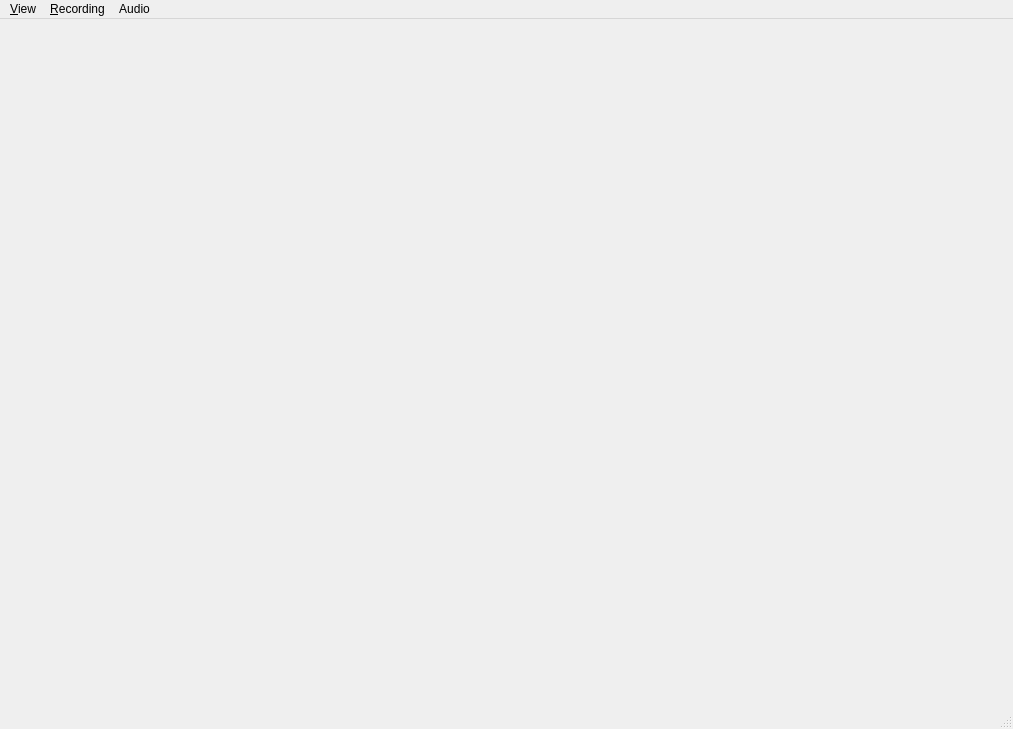
<?xml version="1.0" encoding="UTF-8"?>
<ui version="4.0">
 <class>MainWindow</class>
 <widget class="QMainWindow" name="MainWindow">
  <property name="geometry">
   <rect>
    <x>0</x>
    <y>0</y>
    <width>1013</width>
    <height>729</height>
   </rect>
  </property>
  <property name="windowTitle">
   <string>DeckLinkCapture</string>
  </property>
  <widget class="QWidget" name="centralwidget">
   <layout class="QHBoxLayout" name="horizontalLayout">
    <property name="spacing">
     <number>0</number>
    </property>
    <property name="leftMargin">
     <number>0</number>
    </property>
    <property name="topMargin">
     <number>0</number>
    </property>
    <property name="rightMargin">
     <number>0</number>
    </property>
    <property name="bottomMargin">
     <number>0</number>
    </property>
    <item>
     <widget class="QFrame" name="frame_ui">
      <property name="minimumSize">
       <size>
        <width>200</width>
        <height>0</height>
       </size>
      </property>
      <property name="frameShape">
       <enum>QFrame::NoFrame</enum>
      </property>
      <property name="frameShadow">
       <enum>QFrame::Raised</enum>
      </property>
      <layout class="QVBoxLayout" name="verticalLayout">
       <property name="leftMargin">
        <number>0</number>
       </property>
       <property name="topMargin">
        <number>0</number>
       </property>
       <property name="rightMargin">
        <number>0</number>
       </property>
       <property name="bottomMargin">
        <number>0</number>
       </property>
       <item>
        <widget class="OverlayWindow" name="widget_ui" native="true"/>
       </item>
      </layout>
     </widget>
    </item>
    <item>
     <widget class="ImageWidget" name="image_widget" native="true">
      <property name="sizePolicy">
       <sizepolicy hsizetype="Expanding" vsizetype="Preferred">
        <horstretch>0</horstretch>
        <verstretch>0</verstretch>
       </sizepolicy>
      </property>
     </widget>
    </item>
   </layout>
  </widget>
  <widget class="QMenuBar" name="menubar">
   <property name="geometry">
    <rect>
     <x>0</x>
     <y>0</y>
     <width>1013</width>
     <height>31</height>
    </rect>
   </property>
   <widget class="QMenu" name="menu_View">
    <property name="title">
     <string>&amp;View</string>
    </property>
    <addaction name="action_view_small_lq"/>
    <addaction name="action_view_dot_by_dot"/>
    <addaction name="action_view_fit_window"/>
   </widget>
   <widget class="QMenu" name="menuRecording">
    <property name="title">
     <string>&amp;Recording</string>
    </property>
    <addaction name="action_recording_start"/>
    <addaction name="action_recording_stop"/>
   </widget>
   <widget class="QMenu" name="menuAudio">
    <property name="title">
     <string>Audio</string>
    </property>
    <widget class="QMenu" name="menu_audio_output_devices">
     <property name="title">
      <string>Output devices</string>
     </property>
    </widget>
    <addaction name="menu_audio_output_devices"/>
   </widget>
   <addaction name="menu_View"/>
   <addaction name="menuRecording"/>
   <addaction name="menuAudio"/>
  </widget>
  <widget class="QStatusBar" name="statusbar"/>
  <action name="action_record">
   <property name="text">
    <string>Record</string>
   </property>
   <property name="shortcut">
    <string>Ctrl+R</string>
   </property>
  </action>
  <action name="action_view_small_lq">
   <property name="checkable">
    <bool>true</bool>
   </property>
   <property name="text">
    <string>Small LQ</string>
   </property>
  </action>
  <action name="action_view_dot_by_dot">
   <property name="checkable">
    <bool>true</bool>
   </property>
   <property name="text">
    <string>Dot by dot</string>
   </property>
  </action>
  <action name="action_view_fit_window">
   <property name="checkable">
    <bool>true</bool>
   </property>
   <property name="text">
    <string>Fit to window</string>
   </property>
  </action>
  <action name="action_recording_start">
   <property name="text">
    <string>Start...</string>
   </property>
  </action>
  <action name="action_recording_stop">
   <property name="text">
    <string>Stop</string>
   </property>
  </action>
  <action name="action_dummy">
   <property name="text">
    <string>dummy</string>
   </property>
  </action>
 </widget>
 <customwidgets>
  <customwidget>
   <class>ImageWidget</class>
   <extends>QWidget</extends>
   <header>ImageWidget.h</header>
   <container>1</container>
  </customwidget>
  <customwidget>
   <class>OverlayWindow</class>
   <extends>QWidget</extends>
   <header>OverlayWindow.h</header>
   <container>1</container>
  </customwidget>
 </customwidgets>
 <resources/>
 <connections/>
</ui>
